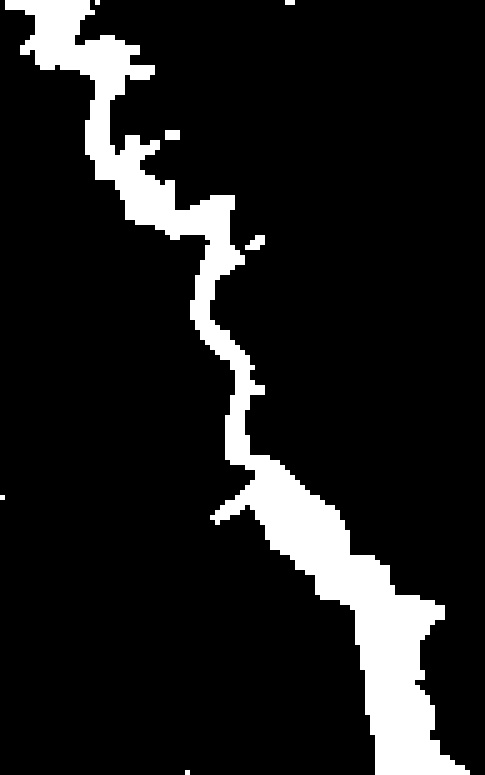
#> input picture output_images/grid_image_855.jpg, 485 x 775 px; the run also reads 1 picture not shown here
$ jupyter execute --allow-errors canal_identification.ipynb
#> lines starting #> are read from the running program, lines starting #| are printed output that depends on the picture; after the words box and inside, x2 and y2 are one past the last pixel; in counts of white or black regions, pixels touching at a corner belong together
[cell 1]
import rasterio
import numpy as np
import matplotlib.pyplot as plt
import cv2  # For reading JPG images

def calculate_ndwi(green_band, nir_band):
    """Calculate NDWI using green and NIR bands."""
    return (green_band - nir_band) / (green_band + nir_band)

def process_image(image_path):
    """Process a single image to calculate NDWI and generate water mask."""
    # Read the image (assuming it's a JPG)
    image = cv2.imread(image_path)

    # Convert the image from BGR to RGB
    image = cv2.cvtColor(image, cv2.COLOR_BGR2RGB)

    # Extract the Green (B03) and NIR (B08) bands.
    # For this example, we will simulate the bands since RGB doesn't have NIR.
    green_band = image[:, :, 1]  # Green channel (G)
    nir_band = image[:, :, 0]     # Simulated NIR using Red channel (R)

    # Calculate NDWI
    ndwi = calculate_ndwi(green_band, nir_band)

    # Apply threshold to classify water
    water_mask = ndwi > 0.3  # Adjust threshold as necessary

    return ndwi, water_mask

# [13 lines left out: function visualize_results, not called in this run]

# Path to your input image
image_path = 'Water Bodies Dataset/Images/water_body_8774.jpg'  # Replace with your JPG image path

# Process the image and visualize the results
#> (the rest of this cell did not finish here and is left out)

[cell 2]
import rasterio
import numpy as np
import matplotlib.pyplot as plt
import cv2
import os  # For handling file paths and directories

def calculate_ndwi(green_band, nir_band):
    """Calculate NDWI using green and NIR bands."""
    return (green_band - nir_band) / (green_band + nir_band)

def process_image(image_path):
    """Process a single image to calculate NDWI and generate water mask."""
    # Read the image (assuming it's a JPG)
    image = cv2.imread(image_path)

    # Convert the image from BGR to RGB
    image = cv2.cvtColor(image, cv2.COLOR_BGR2RGB)

    # Extract the Green (B03) and NIR (B08) bands.
    # For this example, we will simulate the bands since RGB doesn't have NIR.
    green_band = image[:, :, 1]  # Green channel (G)
    nir_band = image[:, :, 0]     # Simulated NIR using Red channel (R)

    # Calculate NDWI
    ndwi = calculate_ndwi(green_band, nir_band)

    # Apply threshold to classify water
    water_mask = ndwi > 0.3  # Adjust threshold as necessary

    return image, water_mask  # Return original image and water mask

# [17 lines left out: function visualize_and_save_results, not called in this run]

# Path to your input image
image_path = 'test/water_body_1018.jpg'  # Replace with your JPG image path

# Path to save the output image
output_path = 'output_images/water_highlighted_image_1018.jpg'

# Process the image and visualize the results
#> (the rest of this cell did not finish here and is left out)

[cell 3]
import cv2
import numpy as np
import matplotlib.pyplot as plt

# [4 lines left out: function preprocess_image, not called in this run]

def create_grid_map(image_path, output_path, grid_size=5):
    """Divide image into small grids, color-code water vs. non-water regions, and add grid lines and limited axis labels."""
    # Load the image
    image = cv2.imread(image_path)
    image = cv2.cvtColor(image, cv2.COLOR_BGR2RGB)  # Convert to RGB

    # Preprocess the image for smoother regions
    image = preprocess_image(image)

    # Get image dimensions
    height, width, _ = image.shape

    # Create an empty grid image
    grid_image = np.zeros_like(image)

    # Define flexible thresholds for blue detection
    blue_lower = np.array([0, 0, 180])  # Lower threshold for blue
    blue_upper = np.array([70, 70, 255])  # Upper threshold for blue

    # Apply color thresholding
    mask = cv2.inRange(image, blue_lower, blue_upper)

    # Refine the mask with morphological operations
    kernel = np.ones((7, 7), np.uint8)
    mask = cv2.morphologyEx(mask, cv2.MORPH_CLOSE, kernel)  # Closing to fill gaps
    mask = cv2.morphologyEx(mask, cv2.MORPH_DILATE, kernel)  # Dilation to expand areas

    # Iterate over the image with `grid_size` and mark water areas
    for y in range(0, height, grid_size):
        for x in range(0, width, grid_size):
            # Extract the current grid cell from the mask
            cell_mask = mask[y:y+grid_size, x:x+grid_size]

            # Check if a significant portion of the cell is detected as water
            if np.mean(cell_mask) > 128:  # Majority water pixels in the cell
                grid_image[y:y+grid_size, x:x+grid_size] = [0, 0, 255]  # Blue for water
            else:
                grid_image[y:y+grid_size, x:x+grid_size] = [128, 128, 128]  # Gray for non-water

    # Save the grid image
    cv2.imwrite(output_path, cv2.cvtColor(grid_image, cv2.COLOR_RGB2BGR))

    # Display the result with grid lines and limited axis labels
    plt.figure(figsize=(6, 6))
    plt.imshow(grid_image)

    # Add grid lines
    plt.grid(visible=True, color="black", linestyle="-", linewidth=0.5)

    # Set ticks every 10th grid based on grid size
    x_ticks = np.arange(0, width, 5 * grid_size)
    y_ticks = np.arange(0, height, 5 * grid_size)

    # Set axis ticks and labels
    plt.xticks(x_ticks, labels=np.arange(0, len(x_ticks) * 10, 10), fontsize=5)
    plt.yticks(y_ticks, labels=np.arange(0, len(y_ticks) * 10, 10), fontsize=5)

    plt.xlabel('X-axis (Grid Number)')
    plt.ylabel('Y-axis (Grid Number)')

    plt.axis('on')  # Show axis
    plt.show()

    return grid_image

# Path to the saved water-highlighted image
image_path = 'output_images/water_highlighted_image_1018.jpg'
output_path = 'output_images/grid_image_1018.jpg'  # Path to save the grid image

# Generate grid map with adjusted water detection and grid lines
#> (the rest of this cell did not finish here and is left out)

[cell 4]
import cv2
import numpy as np
import matplotlib.pyplot as plt

def preprocess_image(image):
    """Apply Gaussian blur to smooth edges and enhance water regions."""
    return cv2.GaussianBlur(image, (5, 5), 0)  # Smoothing

def create_grid_map(image_path, output_path, grid_size=5):
    """Generate a grid map, marking water as white and other areas as black."""
    # Load and preprocess image
    image = cv2.imread(image_path)
    image = cv2.cvtColor(image, cv2.COLOR_BGR2RGB)
    image = preprocess_image(image)

    height, width, _ = image.shape
    grid_image = np.zeros_like(image)

    # Define blue detection thresholds
    blue_lower = np.array([0, 0, 180])
    blue_upper = np.array([70, 70, 255])

    # Apply color thresholding
    mask = cv2.inRange(image, blue_lower, blue_upper)

    # Apply morphological operations to clean up noise
    kernel = np.ones((7, 7), np.uint8)
    mask = cv2.morphologyEx(mask, cv2.MORPH_CLOSE, kernel)
    mask = cv2.morphologyEx(mask, cv2.MORPH_DILATE, kernel)

    grid_status_dict = {}

    # Iterate over the image in grid blocks
    for y in range(0, height, grid_size):
        for x in range(0, width, grid_size):
            cell_mask = mask[y:y+grid_size, x:x+grid_size]

            if np.mean(cell_mask) > 128:
                grid_image[y:y+grid_size, x:x+grid_size] = [255, 255, 255]  # White for water
                grid_status_dict[(x // grid_size, y // grid_size)] = 'White'
            else:
                grid_image[y:y+grid_size, x:x+grid_size] = [0, 0, 0]  # Black for non-water
                grid_status_dict[(x // grid_size, y // grid_size)] = 'Black'

    # Save the grid image
    cv2.imwrite(output_path, cv2.cvtColor(grid_image, cv2.COLOR_RGB2BGR))

    # Display the result with grid lines
    plt.figure(figsize=(6, 6))
    plt.imshow(grid_image, cmap='gray')  # Show as grayscale
    plt.grid(visible=True, color="white", linestyle="-", linewidth=0.5)

    # Set ticks every 10th grid
    x_ticks = np.arange(0, width, 5 * grid_size)
    y_ticks = np.arange(0, height, 5 * grid_size)

    plt.xticks(x_ticks, labels=np.arange(0, len(x_ticks) * 10, 10), fontsize=8)
    plt.yticks(y_ticks, labels=np.arange(0, len(y_ticks) * 10, 10), fontsize=8)

    plt.axis('on')
    plt.show()

    return grid_image, grid_status_dict

# Paths
image_path = 'output_images/water_highlighted_image_855.jpg'
output_path = 'output_images/grid_image_855.jpg'

# Generate grid map
#> (the rest of this cell did not finish here and is left out)

[cell 5]
import cv2
import numpy as np
import matplotlib.pyplot as plt
from collections import deque

def mark_point_and_show_grid_with_path(image_path, start_point=(400, 200), grid_size=10):
    """Display image with grid markings, mark the start point, and visualize the shortest path to the nearest river (blue pixel)."""
#> called with image_path = 'output_images/grid_image_855.jpg', start_point = (400, 300), grid_size = 10
    # Load the image
    image = cv2.imread(image_path)
#> image is the input picture: shape (775, 485, 3); min 0, max 255, mean 29.5
    image_rgb = cv2.cvtColor(image, cv2.COLOR_BGR2RGB)  # Convert to RGB for displaying in matplotlib

    # Convert image to HSV to detect blue regions
    hsv_image = cv2.cvtColor(image, cv2.COLOR_BGR2HSV)
#> hsv_image: shape (775, 485, 3); mean H, S, V 0, 0, 29.5
    lower_blue = np.array([100, 150, 0])
    upper_blue = np.array([140, 255, 255])
    mask = cv2.inRange(hsv_image, lower_blue, upper_blue)  # Create mask for blue regions
#> mask: shape (775, 485); every value is 0

    # Mark the start point
    x, y = start_point
    cv2.circle(image_rgb, (x, y), 6, (255, 0, 0), -1)  # Mark start point in red
#> image_rgb: shape (775, 485, 3); 0.03% of pixels changed, all inside (x1, y1, x2, y2) = (394, 294, 407, 307)

    # Set up BFS for shortest path to nearest blue pixel
    height, width = mask.shape
    visited = np.zeros((height, width), dtype=bool)
    queue = deque([(x, y, [])])  # Queue holds tuples of (x, y, path_taken)
    directions = [(-1, 0), (1, 0), (0, -1), (0, 1)]  # Up, down, left, right movements

    shortest_path = None
    while queue:
        cx, cy, path = queue.popleft()
        if mask[cy, cx] == 255:  # Found a blue pixel
            shortest_path = path + [(cx, cy)]
            break
        for dx, dy in directions:
            nx, ny = cx + dx * grid_size, cy + dy * grid_size
            if 0 <= nx < width and 0 <= ny < height and not visited[ny, nx]:
                visited[ny, nx] = True
                queue.append((nx, ny, path + [(cx, cy)]))
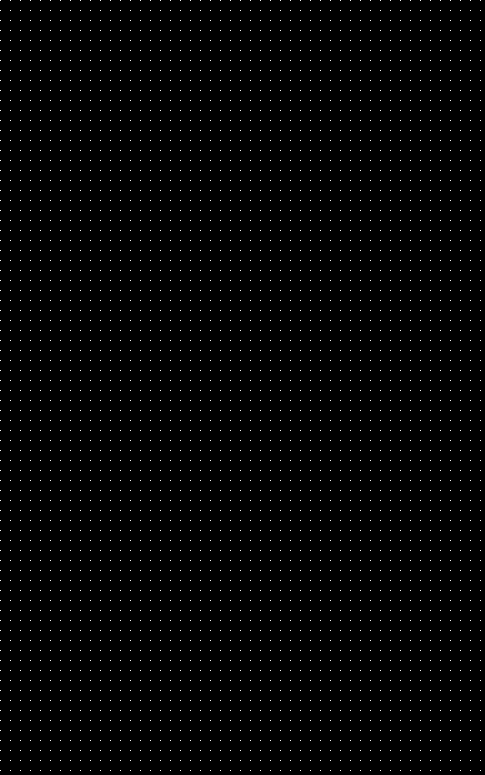
#> visited: shape (775, 485) bool; 1% white in thin lines or dots

    # Draw the shortest path if found
    if shortest_path:
        for (px, py) in shortest_path:
            cv2.circle(image_rgb, (px, py), 3, (0, 255, 255), -1)  # Yellow circles for path

    # Draw grid lines
    for i in range(0, width, grid_size):
        cv2.line(image_rgb, (i, 0), (i, height), (0, 255, 0), 1)  # Vertical grid lines in green
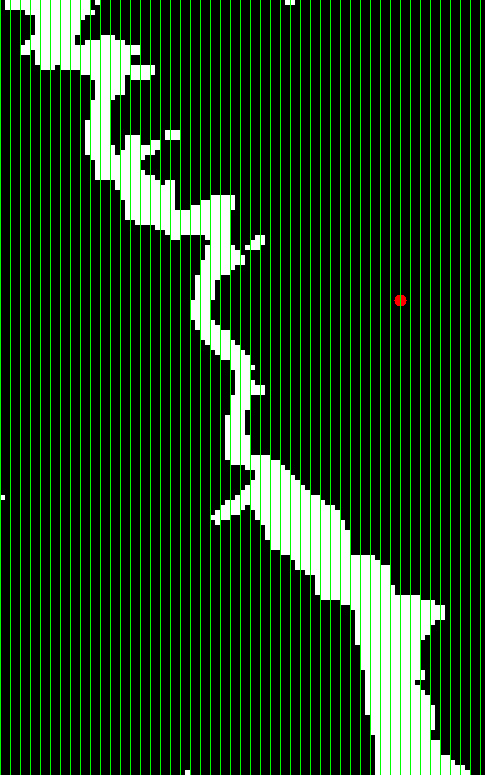
#> image_rgb: shape (775, 485, 3); mean R, G, B 26.7, 52.4, 26.6
    for j in range(0, height, grid_size):
        cv2.line(image_rgb, (0, j), (width, j), (0, 255, 0), 1)  # Horizontal grid lines in green
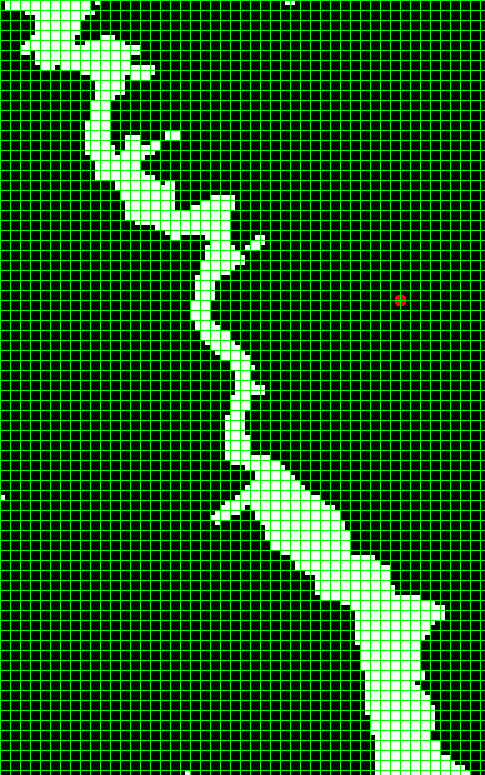
#> image_rgb: shape (775, 485, 3); 9.05% of pixels changed, all inside (x1, y1, x2, y2) = (1, 0, 485, 771)

    # Display the result
    plt.figure(figsize=(10, 10))
    plt.imshow(image_rgb)
    plt.xlabel("X-axis")
    plt.ylabel("Y-axis")
    plt.title("Shortest Path from Start Point to Nearest River Pixel")
    plt.show()

# Example usage
image_path = 'output_images/grid_image_855.jpg'  # Path to your image
mark_point_and_show_grid_with_path(image_path, start_point=(400, 300))  # Adjust start point as needed

[cell 6]
import cv2
import numpy as np
import matplotlib.pyplot as plt
from heapq import heappop, heappush

def mark_point_and_show_grid_with_a_star_path(image_path, start_point=(400, 200), grid_size=10):
    """Display image with grid markings, mark the start point, and visualize the shortest path to the nearest river (blue pixel) using A*."""
#> called with image_path = 'output_images/grid_image_855.jpg', start_point = (400, 200), grid_size = 10
    # Load the image
    image = cv2.imread(image_path)
    image_rgb = cv2.cvtColor(image, cv2.COLOR_BGR2RGB)  # Convert to RGB for displaying in matplotlib

    # Convert image to HSV to detect blue regions
    hsv_image = cv2.cvtColor(image, cv2.COLOR_BGR2HSV)
    lower_blue = np.array([100, 150, 0])
    upper_blue = np.array([140, 255, 255])
    mask = cv2.inRange(hsv_image, lower_blue, upper_blue)  # Create mask for blue regions (river pixels)

    # Mark the start point
    sx, sy = start_point
    cv2.circle(image_rgb, (sx, sy), 6, (255, 0, 0), -1)  # Mark start point in red
#> image_rgb: shape (775, 485, 3); 0.03% of pixels changed, all inside (x1, y1, x2, y2) = (394, 194, 407, 207)

    # A* Setup
    height, width = mask.shape
    visited = set()
    priority_queue = []
    heappush(priority_queue, (0, sx, sy, []))  # (priority, x, y, path)
    directions = [(-1, 0), (1, 0), (0, -1), (0, 1)]  # Up, down, left, right movements

    # Heuristic function (Manhattan distance to the closest river pixel)
    def heuristic(x, y):
        river_positions = np.column_stack(np.where(mask == 255))
        return np.min(np.abs(river_positions[:, 0] - y) + np.abs(river_positions[:, 1] - x))

    # A* search
    shortest_path = None
    while priority_queue:
        cost, cx, cy, path = heappop(priority_queue)
        if (cx, cy) in visited:
            continue
        visited.add((cx, cy))

        if mask[cy, cx] == 255:  # Found a blue pixel (river)
            shortest_path = path + [(cx, cy)]
            break

        # Explore neighbors
        for dx, dy in directions:
            nx, ny = cx + dx * grid_size, cy + dy * grid_size
            if 0 <= nx < width and 0 <= ny < height and (nx, ny) not in visited:
                new_cost = cost + 1  # Each step has a cost of 1
                total_cost = new_cost + heuristic(nx, ny)
                heappush(priority_queue, (total_cost, nx, ny, path + [(cx, cy)]))
#> after the loop, visited = 1 item

    # Draw the shortest path if found
    if shortest_path:
        for (px, py) in shortest_path:
            cv2.circle(image_rgb, (px, py), 3, (0, 255, 255), -1)  # Yellow circles for path

    # Draw grid lines
    for i in range(0, width, grid_size):
        cv2.line(image_rgb, (i, 0), (i, height), (0, 255, 0), 1)  # Vertical grid lines in green
    for j in range(0, height, grid_size):
        cv2.line(image_rgb, (0, j), (width, j), (0, 255, 0), 1)  # Horizontal grid lines in green

    # Display the result
    plt.figure(figsize=(6,6))
    plt.imshow(image_rgb)
    plt.xlabel("X-axis")
    plt.ylabel("Y-axis")
    plt.title("Shortest Path from Start Point to Nearest River Pixel (A*)")
    plt.show()

# Example usage
image_path = 'output_images/grid_image_855.jpg'  # Path to your image
#> (the rest of this cell did not finish here and is left out)

[cell 7]
import cv2
import numpy as np
import matplotlib.pyplot as plt
from heapq import heappop, heappush

def mark_point_and_show_grid_with_dijkstra_path(image_path, start_point=(400, 200), grid_size=10):
    """Display image with grid markings, mark the start point, and visualize the shortest path to the nearest river (blue pixel) using Dijkstra's algorithm."""
#> called with image_path = 'output_images/grid_image_855.jpg', start_point = (400, 200), grid_size = 10
    # Load the image
    image = cv2.imread(image_path)
    image_rgb = cv2.cvtColor(image, cv2.COLOR_BGR2RGB)  # Convert to RGB for displaying in matplotlib

    # Convert image to HSV to detect blue regions
    hsv_image = cv2.cvtColor(image, cv2.COLOR_BGR2HSV)
    lower_blue = np.array([100, 150, 0])
    upper_blue = np.array([140, 255, 255])
    mask = cv2.inRange(hsv_image, lower_blue, upper_blue)  # Create mask for blue regions (river pixels)

    # Mark the start point
    sx, sy = start_point
    cv2.circle(image_rgb, (sx, sy), 6, (255, 0, 0), -1)  # Mark start point in red

    # Dijkstra's Setup
    height, width = mask.shape
    visited = set()
    distances = { (sx, sy): 0 }
    priority_queue = []
    heappush(priority_queue, (0, sx, sy, []))  # (distance, x, y, path)
    directions = [(-1, 0), (1, 0), (0, -1), (0, 1)]  # Up, down, left, right movements

    # Dijkstra's search
    shortest_path = None
    while priority_queue:
        current_distance, cx, cy, path = heappop(priority_queue)

        if (cx, cy) in visited:
            continue
        visited.add((cx, cy))

        # If we reached a blue pixel (river), save the path
        if mask[cy, cx] == 255:  # Found a blue pixel (river)
            shortest_path = path + [(cx, cy)]
            break

        # Explore neighbors
        for dx, dy in directions:
            nx, ny = cx + dx * grid_size, cy + dy * grid_size
            if 0 <= nx < width and 0 <= ny < height and (nx, ny) not in visited:
                new_distance = current_distance + 1  # Each step has a cost of 1
                if (nx, ny) not in distances or new_distance < distances[(nx, ny)]:
                    distances[(nx, ny)] = new_distance
                    heappush(priority_queue, (new_distance, nx, ny, path + [(cx, cy)]))
#> after the loop, distances = 3822 items; visited = 3822 items

    # Draw the shortest path if found
    if shortest_path:
        for (px, py) in shortest_path:
            cv2.circle(image_rgb, (px, py), 3, (255, 0, 0), -1)  # Red circles for path

    # Draw grid lines as vertices
    for i in range(0, width, grid_size):
        cv2.line(image_rgb, (i, 0), (i, height), (0, 255, 0), 1)  # Vertical grid lines in green
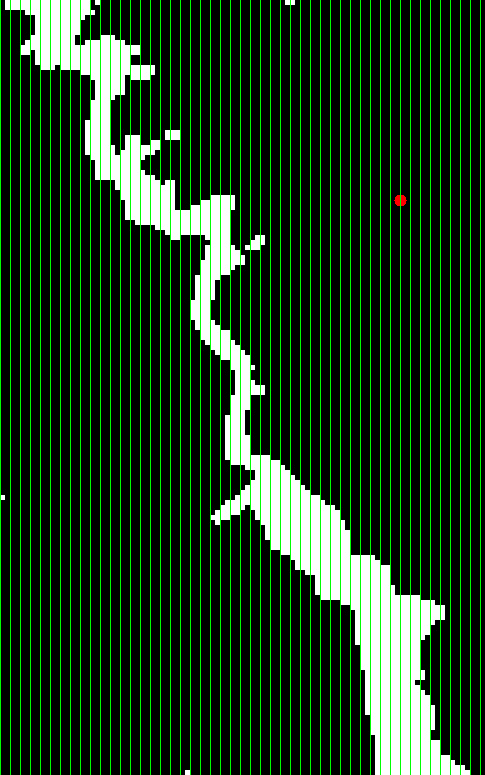
#> image_rgb: shape (775, 485, 3); mean R, G, B 26.7, 52.4, 26.6
    for j in range(0, height, grid_size):
        cv2.line(image_rgb, (0, j), (width, j), (0, 255, 0), 1)  # Horizontal grid lines in green
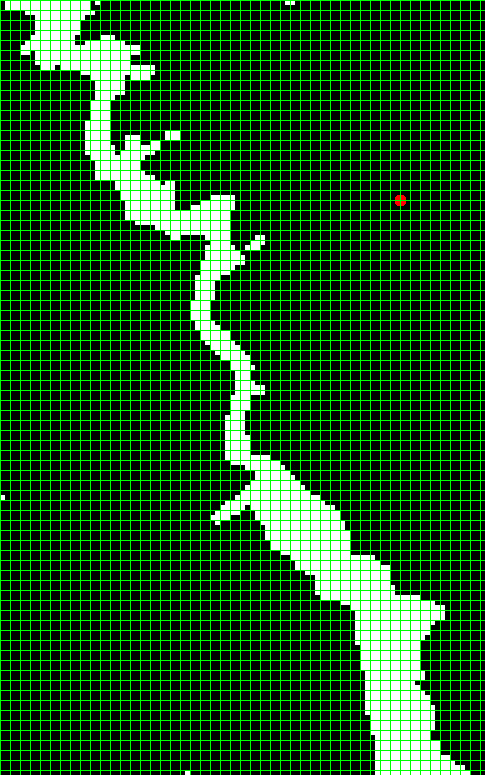
#> image_rgb: shape (775, 485, 3); 9.05% of pixels changed, all inside (x1, y1, x2, y2) = (1, 0, 485, 771)
#> (the rest of the program and of its run is left out)
